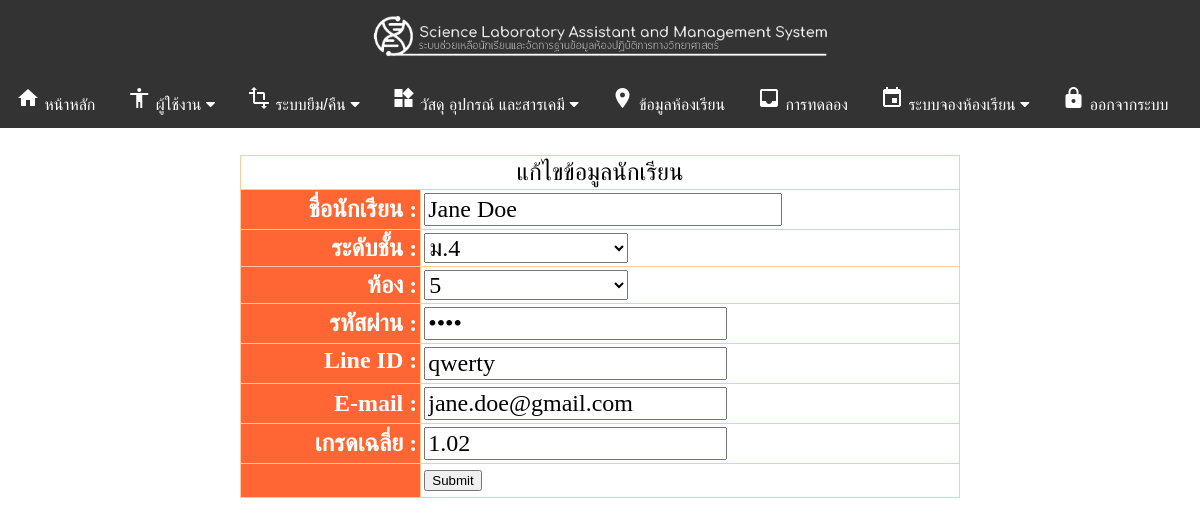
/lab/admin/edit_student.php?act=edit&id=00001 (signed in), run on the app's committed database.
### tables this page shows
CREATE TABLE `student` (
  `std_id` varchar(5) NOT NULL,
  `std_pass` varchar(20) DEFAULT NULL,
  `std_name` varchar(50) DEFAULT NULL,
  `std_level` varchar(1) DEFAULT NULL,
  `std_room` varchar(1) DEFAULT NULL,
  `std_line` varchar(50) DEFAULT NULL,
  `std_email` varchar(60) DEFAULT NULL,
  `std_grade` float NOT NULL
);

### lab/admin/edit_student.php (the view, shortened to what this page needs)
<? include "../conn_db.php";
include "header.php";
?>
<?
 $sql="SELECT * FROM student WHERE std_id='$_GET[id]'";
$query=mysql_query($sql);
$data=mysql_fetch_assoc($query);
?>
<form name="form_insert" id="form_insert" action="" method="post" enctype="multipart/form-data">
<table align="center" width="60%" border="0" cellpadding="3" cellspacing="1" class="form_table">
<tr>
	<td colspan="2" align="center">แก้ไขข้อมูลนักเรียน</td>
</tr>
<tr align="left">
	<th width="25%" align="right">ชื่อนักเรียน :</th>
	<td ><input type="text" name="std_name" id="std_name" value="<?=$data[std_name]?>" class="input" style="width:350px;"></td>
</tr>
<tr>
	<th align="right">ระดับชั้น :</th>
	<td align="left">
    <select name="std_level" id="std_level" class="input" style="width:204px;">
		<option value="4" <? if($data[std_level]=="4"){?> selected="selected"<? }?>>ม.4</option>
	</select>
    </td>
</tr>
<tr>
	<th align="right">ห้อง :</th>
	<td align="left">
	<select name="std_room" id="std_room" class="input" style="width:204px;">
        <option value="5" <? if($data[std_room]=="5"){?> selected="selected"<? }?>>5</option>
	</select>
	</td>
</tr>
<tr>
	<th align="right">รหัสผ่าน :</th>
	<td align="left"><input type="password" name="std_pass" value="<?=$data[std_pass]?>" id="std_pass" class="input">
	</td>
</tr>
<tr>
	<th align="right" valign="top">Line ID :</th>
	<td align="left">
    <input type="text" name="std_line" id="std_line" value="<?=$data[std_line]?>" class="input">
    </td>
</tr>
<tr>
  <th align="right">E-mail :</th>
  <td align="left"><input type="text" name="std_email" id="std_email" class="input" value="<?=$data[std_email]?>"></td>
</tr>
<tr>
  <th align="right">เกรดเฉลี่ย :</th>
  <td align="left"><input type="text" name="std_grade" id="std_grade" class="input" value="<?=$data[std_grade]?>" /></td>
</tr>
<tr>
  <th>&nbsp;</th>
  <td><input name="submit" type="submit" id="submit" value="Submit">
    </td>
</tr>
</table>
</form>
</body>
</html>

### lab/admin/css/table.css (style rules this page uses)
.form_table { BACKGROUND-COLOR: #FFCC99 }
.form_table TH { BACKGROUND-COLOR: #FF6633; COLOR: #ffffff }
.form_table TD { BACKGROUND-COLOR: #ffffff }

### lab/admin/css/menu.css (style rules this page uses)
body { font-family:Circular; font-size:24px; }
.input { font-family:Circular; font-size:24px; }

### data on the page
student: std_name "Jane Doe", std_level "ม.4", std_room "5", std_line "qwerty", std_email "jane.doe@gmail.com", std_grade "1.02"
